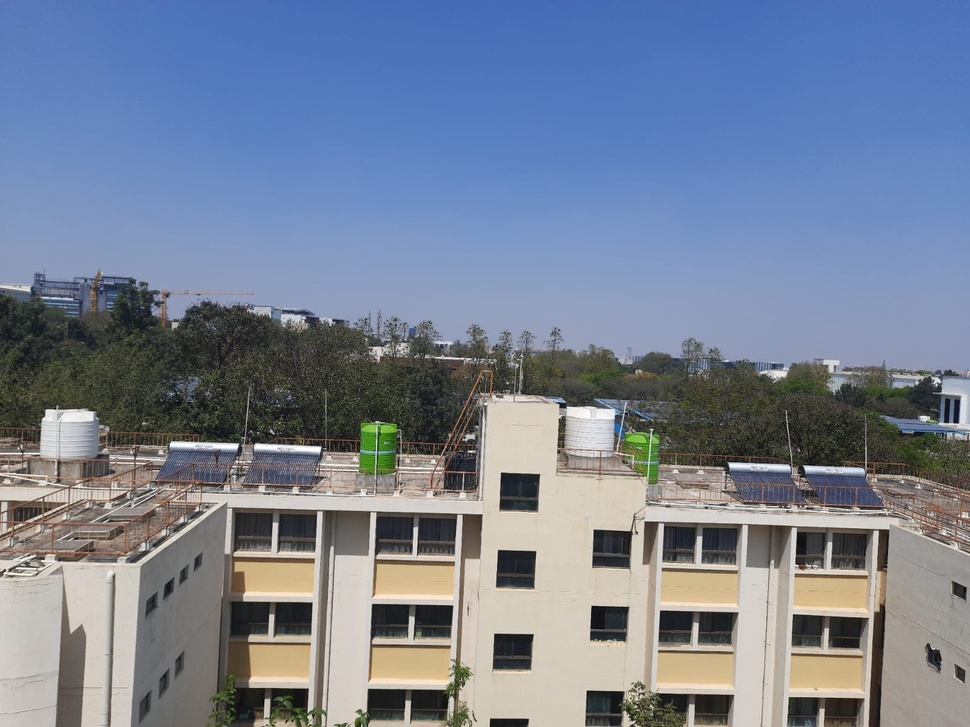
#> input picture images_b/first.jpeg, 970 x 727 px, shrunk from 1600 x 1200 before the run
$ python b.py
#> lines starting #> are read from the running program, lines starting #| are printed output that depends on the picture
import cv2
import numpy as np
import glob
import imutils
import matplotlib.pyplot as plt


# https://www.youtube.com/watch?v=Zs51cg4mb0k this directly uses the stitcher, but we'll try with sift and ransac

def get_image(path1):
#> called with path1 = './images_b/first.jpeg'
    image = cv2.imread(path1)
#> image is the input picture: shape (727, 970, 3); mean B, G, R 148.9, 129, 117.9
    image_rgb = cv2.cvtColor(image, cv2.COLOR_BGR2RGB)
    image_gray = cv2.cvtColor(image, cv2.COLOR_BGR2GRAY)
    image_gray = cv2.equalizeHist(image_gray)
#> call 2 of get_image, with path1 = './images_b/second.jpeg'
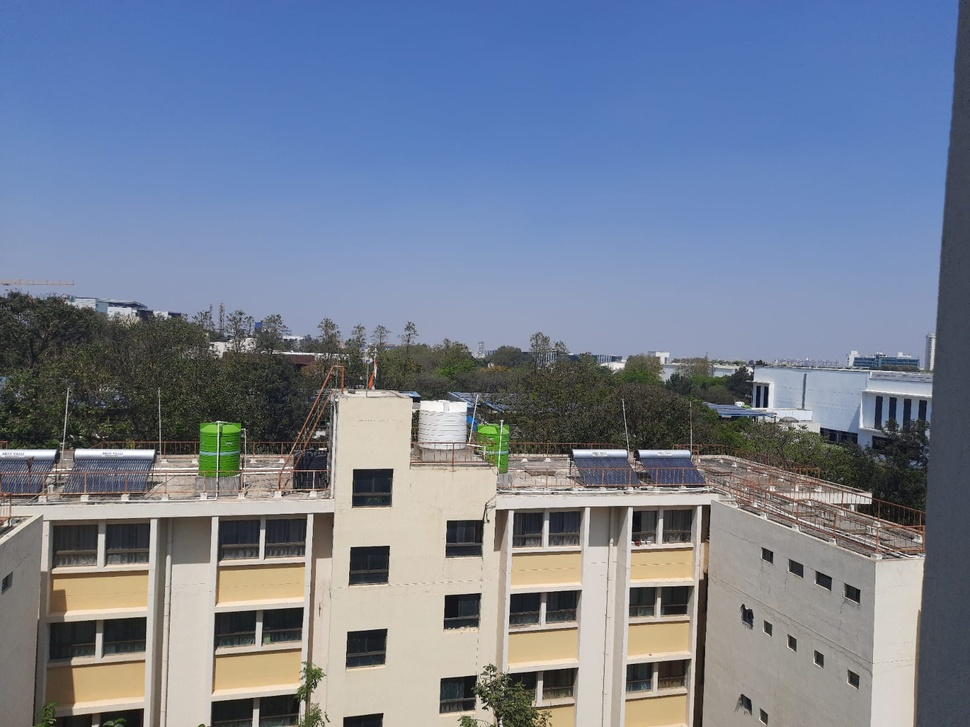
#> input picture images_b/second.jpeg, 970 x 727 px, shrunk from 1600 x 1200 before the run
#> in get_image, image is the input picture: shape (727, 970, 3); mean B, G, R 147.5, 128.2, 117.3
#> in get_image (call 2), `image_gray = cv2.equalizeHist(image_gray)`:
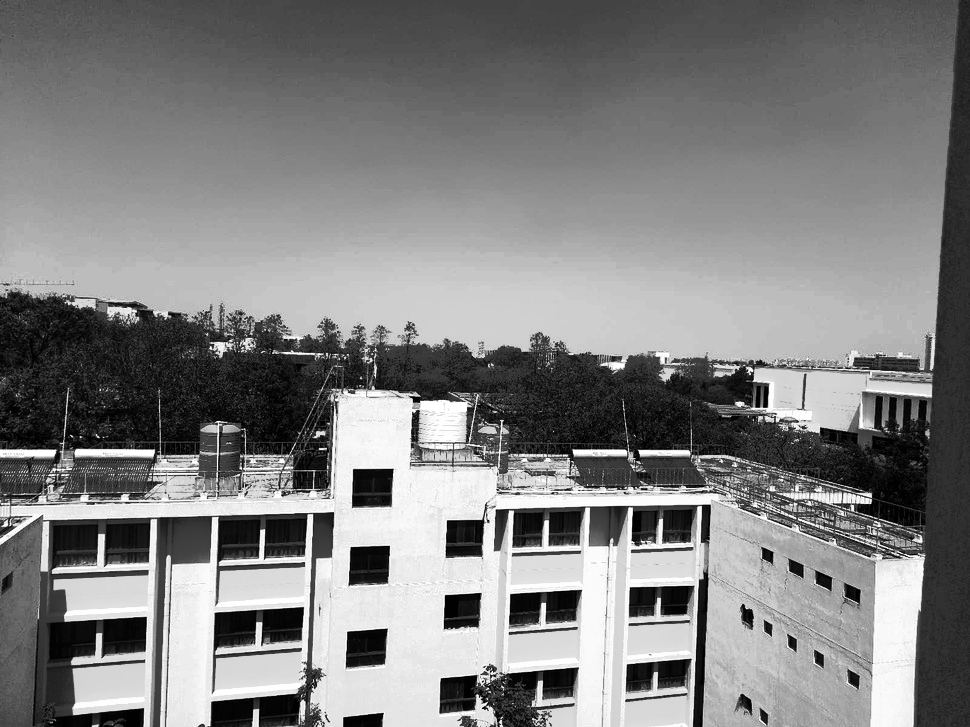
#> image_gray: shape (727, 970); min 0, max 255, mean 128.6
    image = image_rgb
    return image, image_rgb, image_gray


def SIFT(img):
    # siftDetector= cv2.xfeatures2d.SIFT_create() # limit 1000 points
    siftDetector= cv2.SIFT_create()  # depends on OpenCV version

    kp, des = siftDetector.detectAndCompute(img, None)
#> kp = 2538 keypoints; strongest (x, y, size): (520, 491, 26.1), (517, 569, 26.3), (513, 651, 26.3), (608, 623, 25.3)
    return kp, des

left, left_rgb, left_gray = get_image('./images_b/first.jpeg')

center, center_rgb, center_gray = get_image('./images_b/second.jpeg')

# right, right_rgb, right_gray = get_image('./unstitchedImages/right.jpg')


kp_left, des_left = SIFT(left_gray)
#> kp_left has the same summary as kp in SIFT
left_draw = left.copy()
cv2.drawKeypoints(left_gray, kp_left, left_draw, color=(255, 0, 0), flags=cv2.DRAW_MATCHES_FLAGS_DRAW_RICH_KEYPOINTS)
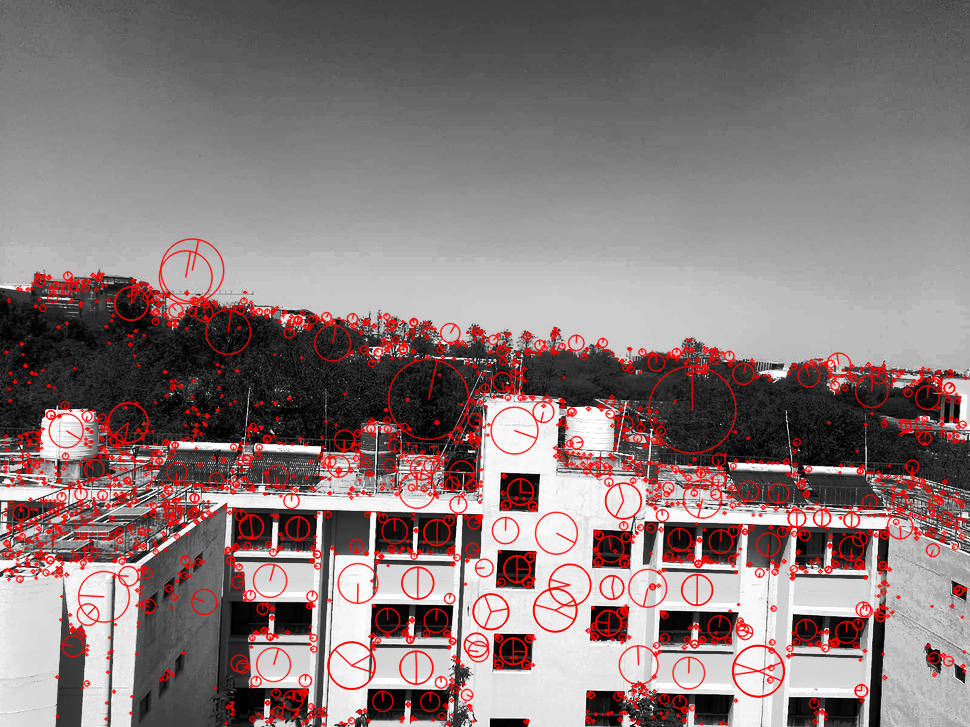
#> left_draw: shape (727, 970, 3); mean R, G, B 136.7, 121.5, 121.5


# print(len(kp_left))
plt.imshow(left_draw)
plt.axis('off')
plt.savefig('./images_b/first_keypoints.jpeg')
plt.show()
plt.close()


kp_center, des_center = SIFT(center_gray)
#> in SIFT (call 2), `kp, des = siftDetector.detectAndCompute(img, None)`: kp = 2282 keypoints; strongest (x, y, size): (373, 487, 26.5), (461, 610, 24.4), (370, 565, 26.8), (366, 647, 26.7)
#> kp_center has the same summary as kp in SIFT
center_draw = center.copy()
cv2.drawKeypoints(center_gray, kp_center, center_draw, color=(255, 0, 0), flags=cv2.DRAW_MATCHES_FLAGS_DRAW_RICH_KEYPOINTS)
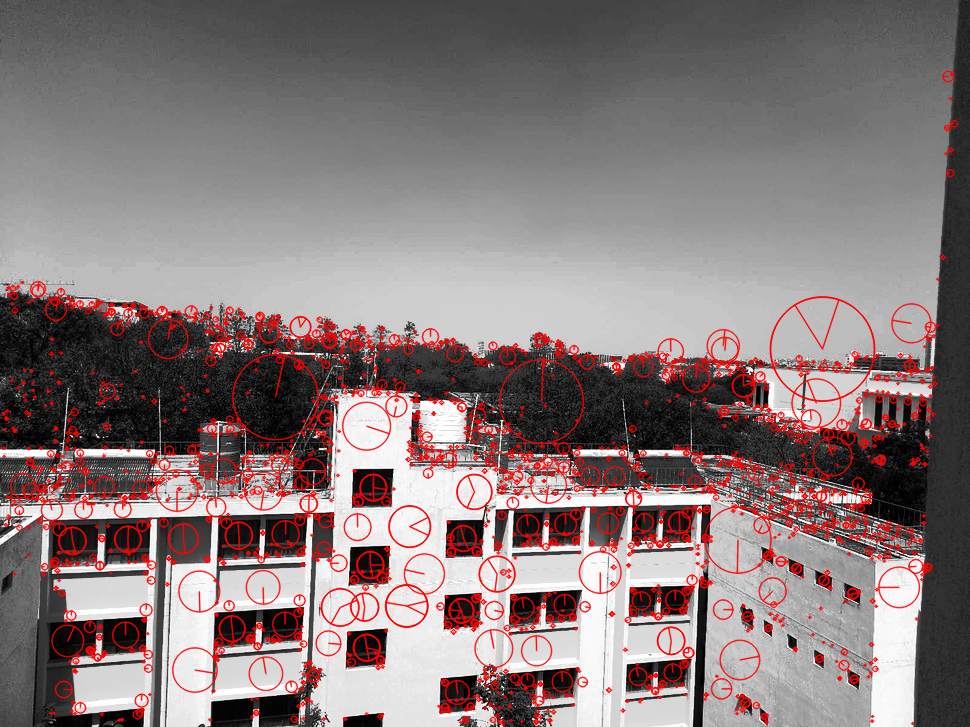
#> center_draw: shape (727, 970, 3); mean R, G, B 136.5, 121.9, 121.9


plt.imshow(center_draw)
plt.axis('off')
plt.savefig('./images_b/second_keypoints.jpeg')
plt.show()
plt.close()


# using a brute force matcher
bf = cv2.BFMatcher()

# Match descriptors.
matches = bf.match(des_left,des_center)
#> matches = 2538 matches


# sort the matches based on distance
matches = sorted(matches, key=lambda x: x.distance)

print('number of matches', len(matches))
#| number of matches 2538
print('the first match', matches[0].queryIdx, matches[0].trainIdx)
#| the first match 1487 827

# Draw first 50 matches.
out = cv2.drawMatches(left_rgb, kp_left, center_rgb, kp_center, matches[:50], None, flags=2)
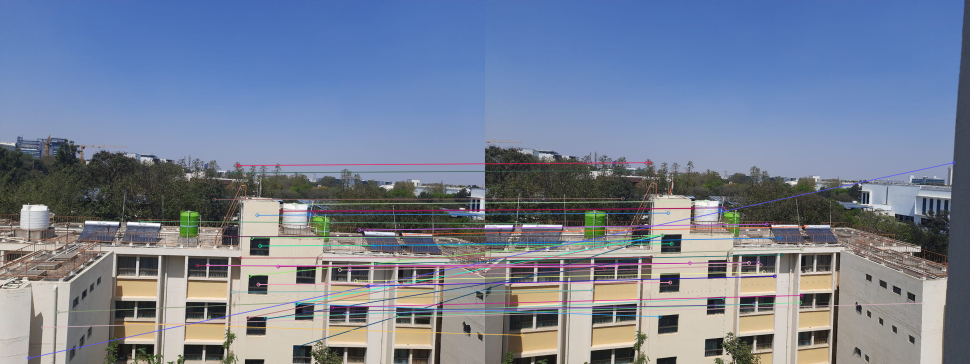
#> out: shape (727, 1940, 3) (shown at 1/2 size); mean R, G, B 117.8, 128.6, 149.4
plt.axis('off')
plt.imshow(out)
plt.title('first second matches')
plt.savefig('./images_b/matches.jpeg')
plt.show()


src_pts = np.float32([kp_left[m.queryIdx].pt for m in matches]).reshape(-1, 1, 2) # these are coordinates of points in the original plane
#> src_pts = 2538 rows, first 8: [495.7, 635.2], [495.7, 635.2], [624.9, 423.5], [475.5, 330.6], [499.1, 551.1], [689.9, 627.6], [592.6, 607.2], [115, 624.1]
dst_pts = np.float32([kp_center[m.trainIdx].pt for m in matches]).reshape(-1, 1, 2) # these are coordinates of points in the target plane
#> dst_pts = 2538 rows, first 8: [354.2, 470.2], [354.2, 470.2], [477.6, 415.2], [327.7, 324.9], [354.2, 470.2], [538, 607.7], [354.2, 470.2], [214.6, 580.2]

H, mask = cv2.findHomography(src_pts, dst_pts, cv2.RANSAC, 5.0)
#> H = [[1.38, 0.0113, -272.2], [0.126, 1.22, -77.48], [0.000384, 2.02e-05, 1]]; mask = 2538 values, max 1 at index 2, min 0 at index 0, mean 0.292


height, width, channels = center.shape
#> height = 727; width = 970; channels = 3
img2_reg = cv2.warpPerspective(left, H, (width, height)) # transforms left into the coordinate frame of center
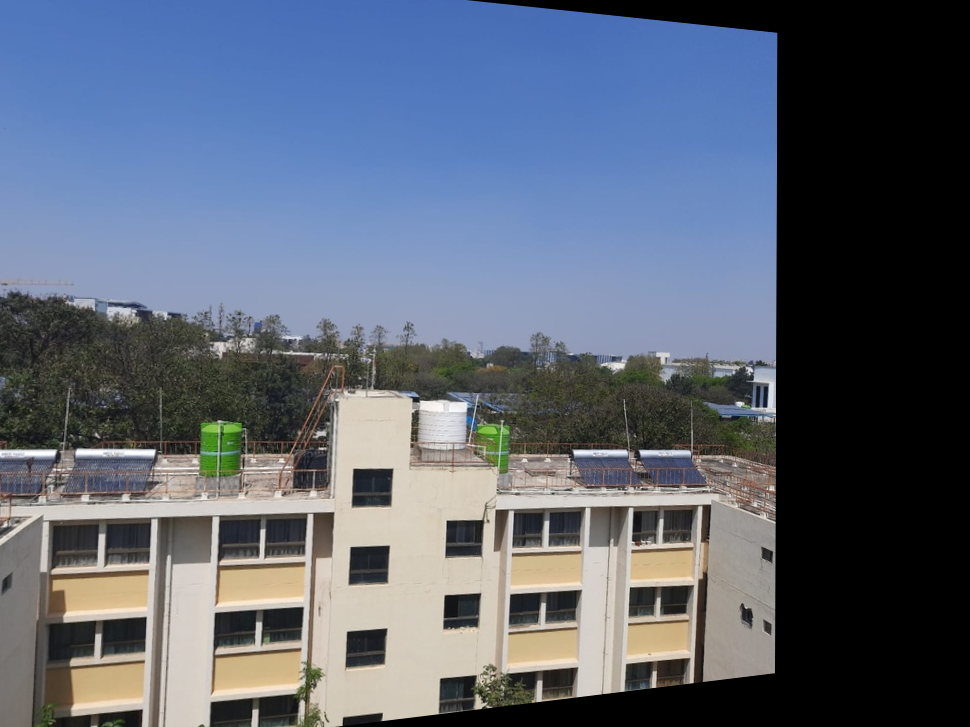
#> img2_reg: shape (727, 970, 3); mean R, G, B 91.8, 100.6, 115.9


print("Homography Matrix (H):")
print(H)
#| [[ 1.38041849e+00  1.13012698e-02 -2.72164630e+02]
#|  [ 1.26258511e-01  1.22251060e+00 -7.74833552e+01]
#|  [ 3.84085657e-04  2.01589065e-05  1.00000000e+00]]


# we'll do this, for all the boundary points of the image, we'll compute the homography
# and then we'll know how much space we need in order to fit both the images
left = cv2.normalize(left.astype('float'), None, 0.0, 1.0, cv2.NORM_MINMAX)
center = cv2.normalize(center.astype('float'), None, 0.0, 1.0, cv2.NORM_MINMAX)

# left image
height_l, width_l, channel_l = left.shape
#> height_l = 727; width_l = 970; channel_l = 3
corners = [[0, 0, 1], [width_l, 0, 1], [width_l, height_l, 1], [0, height_l, 1]]
corners_new = [np.dot(H, corner) for corner in corners]
#> corners_new = [[-272.2, -77.48, 1], [1066.8, 44.99, 1.37], [1075.1, 933.8, 1.39], [-263.9, 811.3, 1.01]]
corners_new = np.array(corners_new).T # take the transpose
#> corners_new = [[-272.2, 1066.8, 1075.1, -263.9], [-77.48, 44.99, 933.8, 811.3], [1, 1.37, 1.39, 1.01]]
x_news = corners_new[0] / corners_new[2]
#> x_news = [-272.2, 777.3, 775, -260.1]
y_news = corners_new[1] / corners_new[2]
#> y_news = [-77.48, 32.78, 673.1, 799.6]
y_min = min(y_news)
#> y_min = -77.48
x_min = min(x_news)
#> x_min = -272.2


translation_mat = np.array([[1, 0, -x_min], [0, 1, -y_min], [0, 0, 1]])
#> translation_mat = [[1, 0, 272.2], [0, 1, 77.48], [0, 0, 1]]
H = np.dot(translation_mat, H) # so that some parts of the image don't go out of bounds
#> H = [[1.48, 0.0168, 0], [0.156, 1.22, 0], [0.000384, 2.02e-05, 1]]
# some parts might still be out of bounds, but we'll try to minimize it...


height_new = int(round(abs(y_min) + height_l))
#> height_new = 804
width_new = int(round(abs(x_min) + width_l))
#> width_new = 1242
size = (width_new, height_new)
#> size = (1242, 804)


warped_l = cv2.warpPerspective(src=left, M=H, dsize=size)
warped_c = cv2.warpPerspective(src=center, M=translation_mat, dsize=size)
black = np.zeros(3)  # Black pixel.

# Stitching procedure, store results in warped_l.
# Loop over each pixel in the right warped image
for i in range(warped_c.shape[0]):
    for j in range(warped_c.shape[1]):
        pixel_l = warped_l[i, j, :]
        pixel_r = warped_c[i, j, :]

        if not np.array_equal(pixel_l, black) and np.array_equal(pixel_r, black):
            warped_l[i, j, :] = pixel_l
        elif np.array_equal(pixel_l, black) and not np.array_equal(pixel_r, black):
            warped_l[i, j, :] = pixel_r
        elif not np.array_equal(pixel_l, black) and not np.array_equal(pixel_r, black):
            warped_l[i, j, :] = (pixel_l + pixel_r) / 2
        else:
            pixel_l = warped_l[i, j-1, :]
            pixel_r = warped_c[i, j-1, :]
            pass
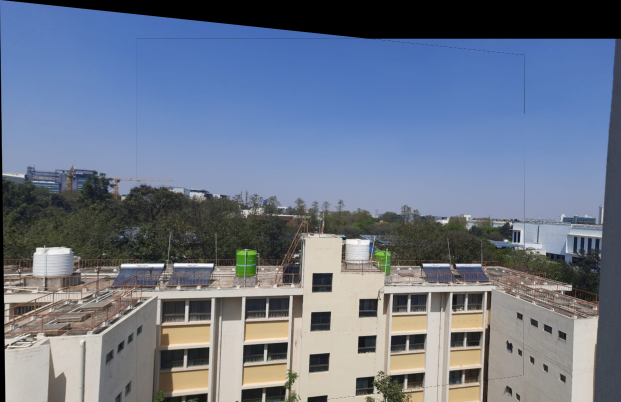
#> warped_l: shape (804, 1242, 3) float64 (shown at 1/2 size); mean R, G, B 0.422, 0.463, 0.537

# Stitch the result by slicing warped_l to match the size of warped_r
stitch_image = warped_l[:warped_c.shape[0], :warped_c.shape[1], :]
plt.imshow(stitch_image)
plt.title('final output')
plt.savefig('./images_b/output.jpeg')
plt.axis('off')
plt.show()
plt.close()
